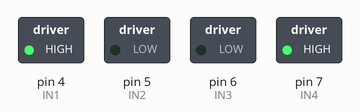
Recording of a sketch running on a simulated Arduino Uno, built with avr-gcc and run on an emulated ATmega328P. Parts: switched loads named in the sketch (green lamp = pin HIGH).

Above: at 0.1 s.
Timing chart, 0 to 1.6 s (numbered marks = the images above):
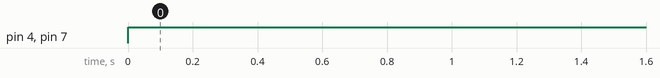

Measured:
- by itself, pin 4 (IN1), pin 7 (IN4): LOW → HIGH at 0.00 s

The sketch:

andarParaFrente.ino
```cpp
//Programa : Controle 2 motores DC usando Ponte H L298N
//Autor : FILIPEFLOP

//Definicoes pinos Arduino ligados a entrada da Ponte H
int IN1 = 4;
int IN2 = 5;
int IN3 = 6;
int IN4 = 7;

void setup()
{
  //Define os pinos como saida
 pinMode(IN1, OUTPUT);
 pinMode(IN2, OUTPUT);
 pinMode(IN3, OUTPUT);
 pinMode(IN4, OUTPUT);
}

void loop()
{
  digitalWrite(IN1, HIGH); //motor a
  digitalWrite(IN2, LOW); //motor a
  digitalWrite(IN3, LOW); //motor b
  digitalWrite(IN4, HIGH); //motor b
   delay(2000);
}
```
